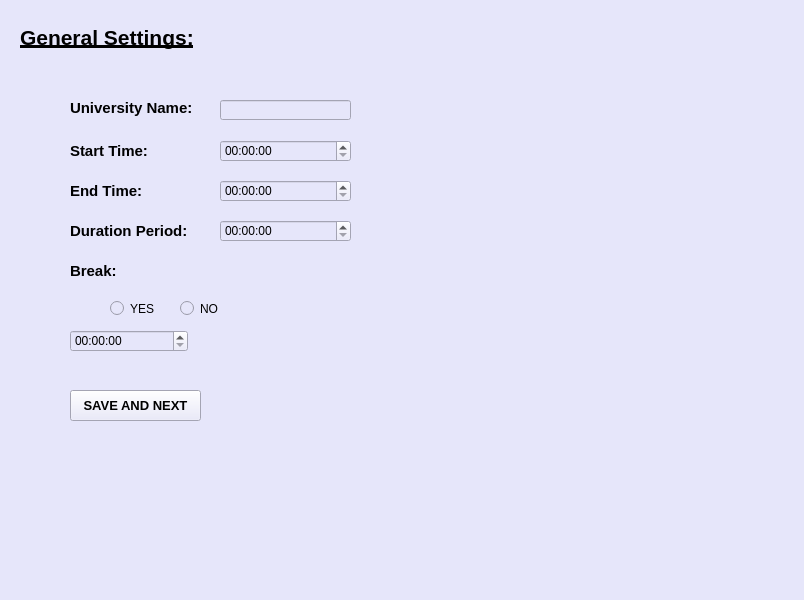
<?xml version="1.0" encoding="UTF-8"?>
<ui version="4.0">
 <class>MainWindow</class>
 <widget class="QMainWindow" name="MainWindow">
  <property name="geometry">
   <rect>
    <x>0</x>
    <y>0</y>
    <width>804</width>
    <height>600</height>
   </rect>
  </property>
  <property name="windowTitle">
   <string>MainWindow</string>
  </property>
  <property name="autoFillBackground">
   <bool>false</bool>
  </property>
  <property name="styleSheet">
   <string notr="true">background-color: rgb(230, 230, 250);

</string>
  </property>
  <widget class="QWidget" name="centralwidget">
   <property name="styleSheet">
    <string notr="true"/>
   </property>
   <widget class="QLabel" name="generalsetting_label">
    <property name="geometry">
     <rect>
      <x>20</x>
      <y>20</y>
      <width>191</width>
      <height>35</height>
     </rect>
    </property>
    <property name="font">
     <font>
      <pointsize>16</pointsize>
      <weight>75</weight>
      <bold>true</bold>
      <underline>true</underline>
     </font>
    </property>
    <property name="autoFillBackground">
     <bool>false</bool>
    </property>
    <property name="text">
     <string>General Settings:</string>
    </property>
   </widget>
   <widget class="QLabel" name="universityname_label">
    <property name="geometry">
     <rect>
      <x>70</x>
      <y>100</y>
      <width>141</width>
      <height>16</height>
     </rect>
    </property>
    <property name="font">
     <font>
      <pointsize>11</pointsize>
      <weight>75</weight>
      <bold>true</bold>
     </font>
    </property>
    <property name="styleSheet">
     <string notr="true"/>
    </property>
    <property name="text">
     <string>University Name:</string>
    </property>
    <property name="textFormat">
     <enum>Qt::AutoText</enum>
    </property>
   </widget>
   <widget class="QLineEdit" name="lineEdit">
    <property name="geometry">
     <rect>
      <x>220</x>
      <y>100</y>
      <width>131</width>
      <height>20</height>
     </rect>
    </property>
    <property name="autoFillBackground">
     <bool>false</bool>
    </property>
    <property name="styleSheet">
     <string notr="true">border-color: rgb(230, 230, 250);</string>
    </property>
   </widget>
   <widget class="QLabel" name="starttime_label">
    <property name="geometry">
     <rect>
      <x>70</x>
      <y>140</y>
      <width>101</width>
      <height>21</height>
     </rect>
    </property>
    <property name="font">
     <font>
      <pointsize>11</pointsize>
      <weight>75</weight>
      <bold>true</bold>
     </font>
    </property>
    <property name="text">
     <string>Start Time:</string>
    </property>
    <property name="textFormat">
     <enum>Qt::AutoText</enum>
    </property>
   </widget>
   <widget class="QTimeEdit" name="starttimeEdit">
    <property name="geometry">
     <rect>
      <x>220</x>
      <y>140</y>
      <width>131</width>
      <height>22</height>
     </rect>
    </property>
    <property name="autoFillBackground">
     <bool>true</bool>
    </property>
    <property name="styleSheet">
     <string notr="true">background-color: rgb(230, 230, 250);</string>
    </property>
   </widget>
   <widget class="QLabel" name="endtime_label">
    <property name="geometry">
     <rect>
      <x>70</x>
      <y>180</y>
      <width>101</width>
      <height>21</height>
     </rect>
    </property>
    <property name="font">
     <font>
      <pointsize>11</pointsize>
      <weight>75</weight>
      <bold>true</bold>
     </font>
    </property>
    <property name="text">
     <string>End Time:</string>
    </property>
    <property name="textFormat">
     <enum>Qt::AutoText</enum>
    </property>
   </widget>
   <widget class="QTimeEdit" name="endtimeEdit">
    <property name="geometry">
     <rect>
      <x>220</x>
      <y>180</y>
      <width>131</width>
      <height>22</height>
     </rect>
    </property>
    <property name="autoFillBackground">
     <bool>true</bool>
    </property>
   </widget>
   <widget class="QLabel" name="Durationperiod_label">
    <property name="geometry">
     <rect>
      <x>70</x>
      <y>220</y>
      <width>121</width>
      <height>21</height>
     </rect>
    </property>
    <property name="font">
     <font>
      <pointsize>11</pointsize>
      <weight>75</weight>
      <bold>true</bold>
     </font>
    </property>
    <property name="text">
     <string>Duration Period:</string>
    </property>
    <property name="textFormat">
     <enum>Qt::AutoText</enum>
    </property>
   </widget>
   <widget class="QTimeEdit" name="durationperiodEdit">
    <property name="geometry">
     <rect>
      <x>220</x>
      <y>220</y>
      <width>131</width>
      <height>22</height>
     </rect>
    </property>
    <property name="autoFillBackground">
     <bool>true</bool>
    </property>
   </widget>
   <widget class="QLabel" name="Break_label">
    <property name="geometry">
     <rect>
      <x>70</x>
      <y>260</y>
      <width>121</width>
      <height>21</height>
     </rect>
    </property>
    <property name="font">
     <font>
      <pointsize>11</pointsize>
      <weight>75</weight>
      <bold>true</bold>
     </font>
    </property>
    <property name="text">
     <string>Break:</string>
    </property>
    <property name="textFormat">
     <enum>Qt::AutoText</enum>
    </property>
   </widget>
   <widget class="QRadioButton" name="radioButton_yes">
    <property name="geometry">
     <rect>
      <x>110</x>
      <y>300</y>
      <width>82</width>
      <height>17</height>
     </rect>
    </property>
    <property name="text">
     <string>YES</string>
    </property>
   </widget>
   <widget class="QRadioButton" name="radioButton_no">
    <property name="geometry">
     <rect>
      <x>180</x>
      <y>300</y>
      <width>82</width>
      <height>17</height>
     </rect>
    </property>
    <property name="text">
     <string>NO</string>
    </property>
   </widget>
   <widget class="QTimeEdit" name="break_timeEdit">
    <property name="geometry">
     <rect>
      <x>70</x>
      <y>330</y>
      <width>118</width>
      <height>22</height>
     </rect>
    </property>
   </widget>
   <widget class="QPushButton" name="nextButton1">
    <property name="geometry">
     <rect>
      <x>70</x>
      <y>390</y>
      <width>131</width>
      <height>31</height>
     </rect>
    </property>
    <property name="font">
     <font>
      <pointsize>10</pointsize>
      <weight>75</weight>
      <bold>true</bold>
     </font>
    </property>
    <property name="text">
     <string>SAVE AND NEXT</string>
    </property>
   </widget>
  </widget>
 </widget>
 <resources>
  <include location="image.qrc"/>
 </resources>
 <connections/>
</ui>
